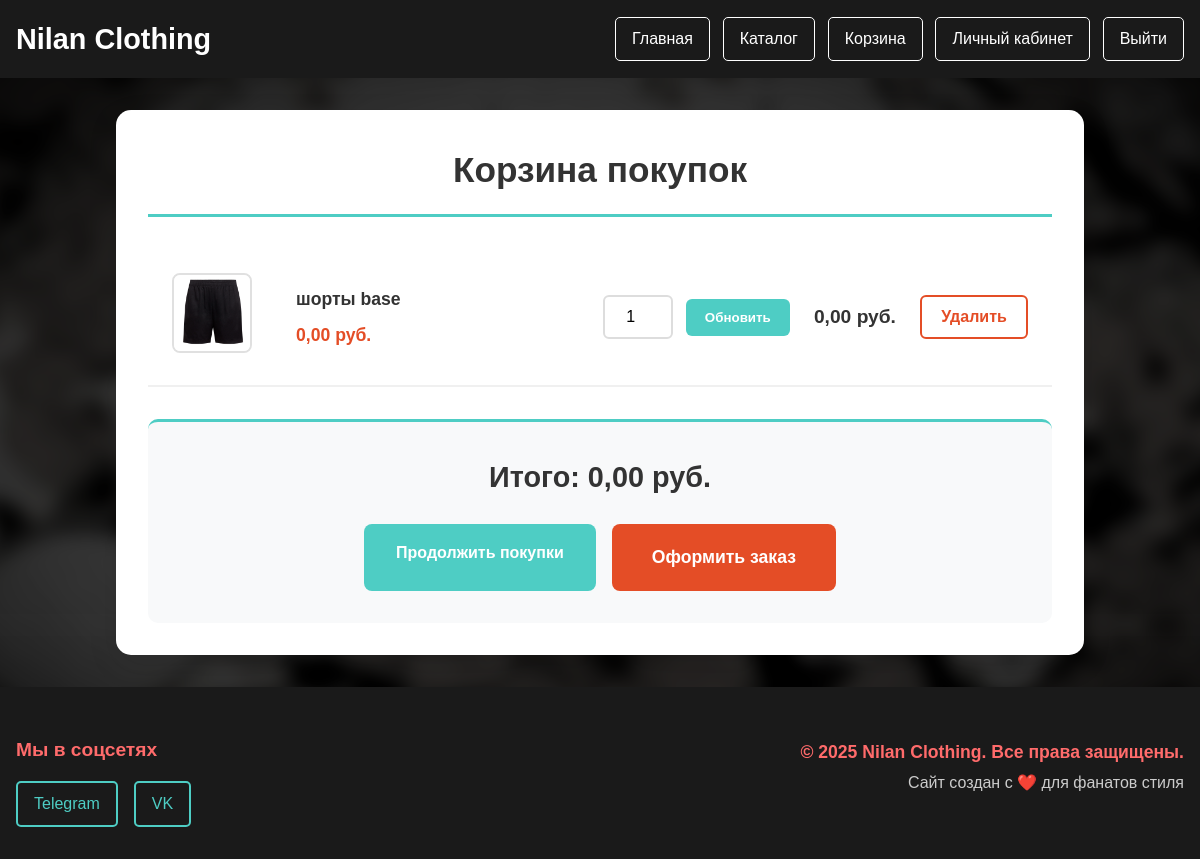
Page /shop/cart/ (signed in) on the committed database.
### shop/models.py (models this page shows, shortened)
class CartItem(models.Model):
    cart = models.ForeignKey(Cart, related_name='items', on_delete=models.CASCADE)
    product = models.ForeignKey(Product, on_delete=models.CASCADE)
    quantity = models.PositiveIntegerField(default=1)
    def get_total_price(self):
        return self.product.price * self.quantity

class Product(models.Model):
    name = models.CharField(max_length=200)
    slug = models.SlugField(unique=True)
    description = models.TextField()
    price = models.DecimalField(max_digits=10, decimal_places=2)
    category = models.ForeignKey(Category, on_delete=models.CASCADE)
    image = models.ImageField(upload_to='products/')
    available = models.BooleanField(default=True)
    created = models.DateTimeField(auto_now_add=True)
    updated = models.DateTimeField(auto_now=True)
    stock = models.PositiveIntegerField(default=10, verbose_name='Количество на складе')

### shop/views.py (the view)
# urls.py: path('cart/', views.cart_detail, name='cart_detail'),
def cart_detail(request):
    if not request.user.is_authenticated:
        return render(request, 'shop/cart.html', {'cart_empty': True})
    try:
        cart = Cart.objects.get(user=request.user)
        cart_items = cart.items.all()
        total_price = sum(item.get_total_price() for item in cart_items)
    except Cart.DoesNotExist:
        cart_items = []
        total_price = 0
    return render(request, 'shop/cart.html', {
        'cart_items': cart_items,
        'total_price': total_price,
        'cart_empty': len(cart_items) == 0
    })

### users/managers.py (called while the page is built)
    def get_queryset(self):
        return super().get_queryset().filter(is_deleted=False)

### my_merch_shop/shop/templates/shop/cart.html (shortened to what this page needs)
{% load static %}
<!DOCTYPE html>
<html lang="ru">
<head>
    <link rel="stylesheet" href="{% static 'style.css' %}">
</head>
<body>
    <header>
        <div class="logo">
            <h1>Nilan Clothing</h1>
        </div>
        <nav>
            <a href="/">Главная</a>
            <a href="{% url 'shop:product_list' %}">Каталог</a>
            <a href="{% url 'shop:cart_detail' %}">Корзина</a>
            {% if user.is_authenticated %}
                <a href="{% url 'users:profile' %}">Личный кабинет</a>
                <a href="{% url 'users:logout' %}">Выйти</a>
            {% else %}
                <a href="{% url 'users:login' %}">Войти</a>
                <a href="{% url 'users:register' %}">Регистрация</a>
            {% endif %}
        </nav>
    </header>
    <main>
        <section class="cart-section">
            <div class="cart-container">
                <h1>Корзина покупок</h1>
                {% if cart_empty %}
                    <div class="empty-cart">
                        <p>Ваша корзина пуста</p>
                        <a href="{% url 'shop:product_list' %}" class="continue-shopping">Продолжить покупки</a>
                    </div>
                {% else %}
                    <div class="cart-items">
                        {% for item in cart_items %}
                        <div class="cart-item">
                            <div class="item-image">
                                {% if item.product.image %}
                                    <img src="{{ item.product.image.url }}" alt="{{ item.product.name }}">
                                {% else %}
                                    <img src="{% static 't-shirt.png' %}" alt="{{ item.product.name }}">
                                {% endif %}
                            </div>
                            <div class="item-details">
                                <h3>{{ item.product.name }}</h3>
                                <p class="item-price">{{ item.product.price }} руб.</p>
                            </div>
                            <div class="item-quantity">
                                <form method="post" action="{% url 'shop:update_cart_item' item.id %}">
                                    <input type="number" name="quantity" value="{{ item.quantity }}" min="1" max="10" class="quantity-input">
                                    <button type="submit" class="update-btn">Обновить</button>
                                </form>
                            </div>
                            <div class="item-total">
                                <p>{{ item.get_total_price }} руб.</p>
                            </div>
                            <div class="item-remove">
                                <a href="{% url 'shop:remove_from_cart' item.id %}" class="remove-btn">Удалить</a>
                            </div>
                        </div>
                        {% endfor %}
                    </div>
                    <div class="cart-summary">
                        <div class="total-price">
                            <h3>Итого: {{ total_price }} руб.</h3>
                        </div>
                        <div class="cart-actions">
                            <a href="{% url 'shop:product_list' %}" class="continue-shopping">Продолжить покупки</a>
                            {% if not cart_empty %}
                                <a href="{% url 'shop:order_create' %}" class="checkout-btn">Оформить заказ</a>
                            {% endif %}
                        </div>
                    </div>
                {% endif %}
            </div>
        </section>
    </main>
    <footer class="site-footer">
        <div class="footer-content">
            <div class="social-links">
                <h3>Мы в соцсетях</h3>
                <div class="social-icons">
                    <a href="#" class="social-link">Telegram</a>
                    <a href="#" class="social-link">VK</a>
                </div>
            </div>
            <div class="copyright">
                <p>&copy; 2025 Nilan Clothing. Все права защищены.</p>
                <p>Сайт создан с ❤️ для фанатов стиля</p>
            </div>
        </div>
    </footer>
</body>
</html>

### css/style.css (style rules this page uses)
* { margin: 0; padding: 0; box-sizing: border-box; }
html, body { height: 100%; }
body { font-family: 'Arial', sans-serif; line-height: 1.6; color: #ffffff; background: url('/static/body_bg.png'); background-repeat: no-repeat; background-position: center center; background-attachment: fixed; background-size: cover; background-color: #00000098; background-blend-mode: multiply; display: flex; flex-direction: column; min-height: 100vh; }
main { flex: 1 0 auto; }
header { background: #1a1a1a; color: white; padding: 1rem; display: flex; flex-wrap: wrap; justify-content: space-between; align-items: center; gap: 1rem; }
.logo h1 { font-size: clamp(1.3rem, 4vw, 1.8rem); }
nav { display: flex; flex-wrap: wrap; gap: 0.8rem; justify-content: center; }
nav a { color: white; text-decoration: none; padding: 0.5rem 1rem; border: 1px solid white; border-radius: 5px; background-color: transparent; transition: all 0.3s; white-space: nowrap; }
.site-footer { background: #1a1a1a; color: white; padding: 3rem 1rem 2rem; margin-top: auto; flex-shrink: 0; }
.footer-content { max-width: 1200px; margin: 0 auto; display: flex; flex-wrap: wrap; justify-content: space-between; align-items: flex-start; gap: 2rem; }
.social-links { flex: 1; min-width: 200px; }
.social-links h3 { color: #ff6b6b; margin-bottom: 1rem; font-size: 1.2rem; }
.social-icons { display: flex; flex-wrap: wrap; gap: 1rem; }
.social-link { color: #4ecdc4; text-decoration: none; padding: 0.5rem 1rem; border: 2px solid #4ecdc4; border-radius: 5px; transition: all 0.3s; display: inline-block; }
.copyright { flex: 1; min-width: 200px; text-align: right; }
.copyright p { margin: 0.3rem 0; color: #cccccc; line-height: 1.5; }
.copyright p:first-child { color: #ff6b6b; font-weight: bold; font-size: 1.1rem; }
.cart-section { padding: 2rem 1rem; max-width: 1000px; margin: 0 auto; min-height: 60vh; }
.cart-container { background: white; border-radius: 15px; padding: 2rem; box-shadow: 0 10px 30px rgba(0,0,0,0.1); }
.cart-container h1 { color: #333; margin-bottom: 2rem; text-align: center; font-size: 2.2rem; border-bottom: 3px solid #4ecdc4; padding-bottom: 1rem; }
.continue-shopping { display: inline-block; padding: 1rem 2rem; background: #4ecdc4; color: white; text-decoration: none; border-radius: 8px; font-weight: bold; transition: all 0.3s; }
.cart-items { margin-bottom: 2rem; }
.cart-item { display: grid; grid-template-columns: 100px 1fr auto auto auto; gap: 1.5rem; align-items: center; padding: 1.5rem; border-bottom: 2px solid #f0f0f0; transition: background 0.3s; }
.item-image img { width: 80px; height: 80px; object-fit: cover; border-radius: 8px; border: 2px solid #e0e0e0; }
.item-details { flex: 1; }
.item-details h3 { color: #333; margin-bottom: 0.5rem; font-size: 1.1rem; }
.item-price { color: #e44d26; font-weight: bold; font-size: 1.1rem; }
.quantity-input { width: 70px; padding: 0.7rem; border: 2px solid #ddd; border-radius: 6px; text-align: center; font-size: 1rem; }
.update-btn { padding: 0.7rem 1.2rem; background: #4ecdc4; color: white; border: none; border-radius: 6px; cursor: pointer; margin-left: 0.5rem; font-weight: bold; transition: background 0.3s; }
.item-total { font-weight: bold; font-size: 1.2rem; color: #333; }
.remove-btn { color: #e44d26; text-decoration: none; padding: 0.7rem 1.2rem; border: 2px solid #e44d26; border-radius: 6px; transition: all 0.3s; font-weight: bold; }
.cart-summary { border-top: 3px solid #4ecdc4; padding-top: 2rem; text-align: center; background: #f8f9fa; padding: 2rem; border-radius: 10px; margin-top: 2rem; }
.total-price h3 { color: #333; font-size: 1.8rem; margin-bottom: 1.5rem; }
.cart-actions { display: flex; gap: 1rem; justify-content: center; flex-wrap: wrap; }
.checkout-btn { padding: 1.2rem 2.5rem; background: #e44d26; color: white; border: none; border-radius: 8px; cursor: pointer; font-size: 1.1rem; font-weight: bold; transition: all 0.3s; text-decoration: none; display: inline-block; }
.continue-shopping { padding: 1rem 2rem; background: #4ecdc4; color: white; text-decoration: none; border-radius: 8px; font-weight: bold; transition: all 0.3s; }

### rows in the picture
CartItem: product.image (picture), product.name "шорты base", product.price "0,00", quantity "1", get_total_price "0,00"

### other values in the picture
{{ total_price }} "0,00"
